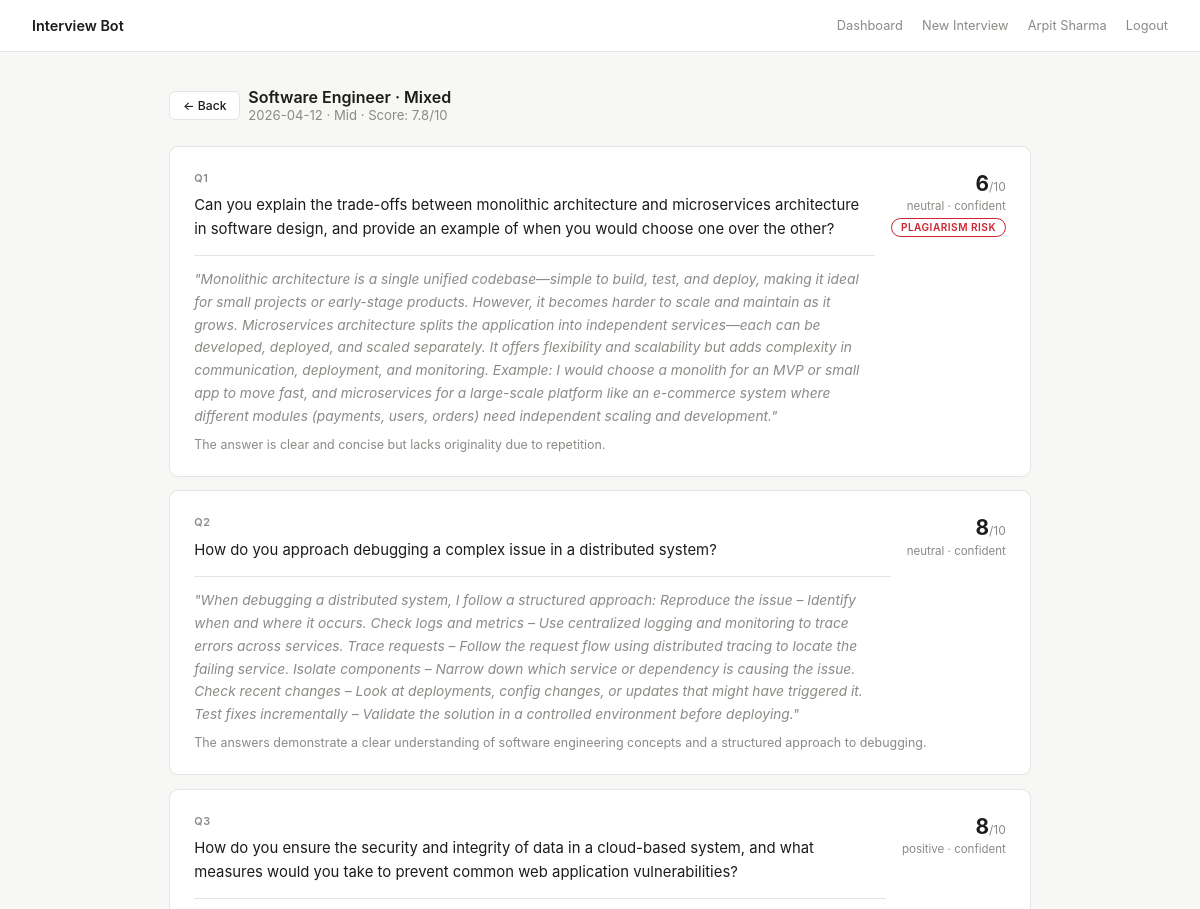
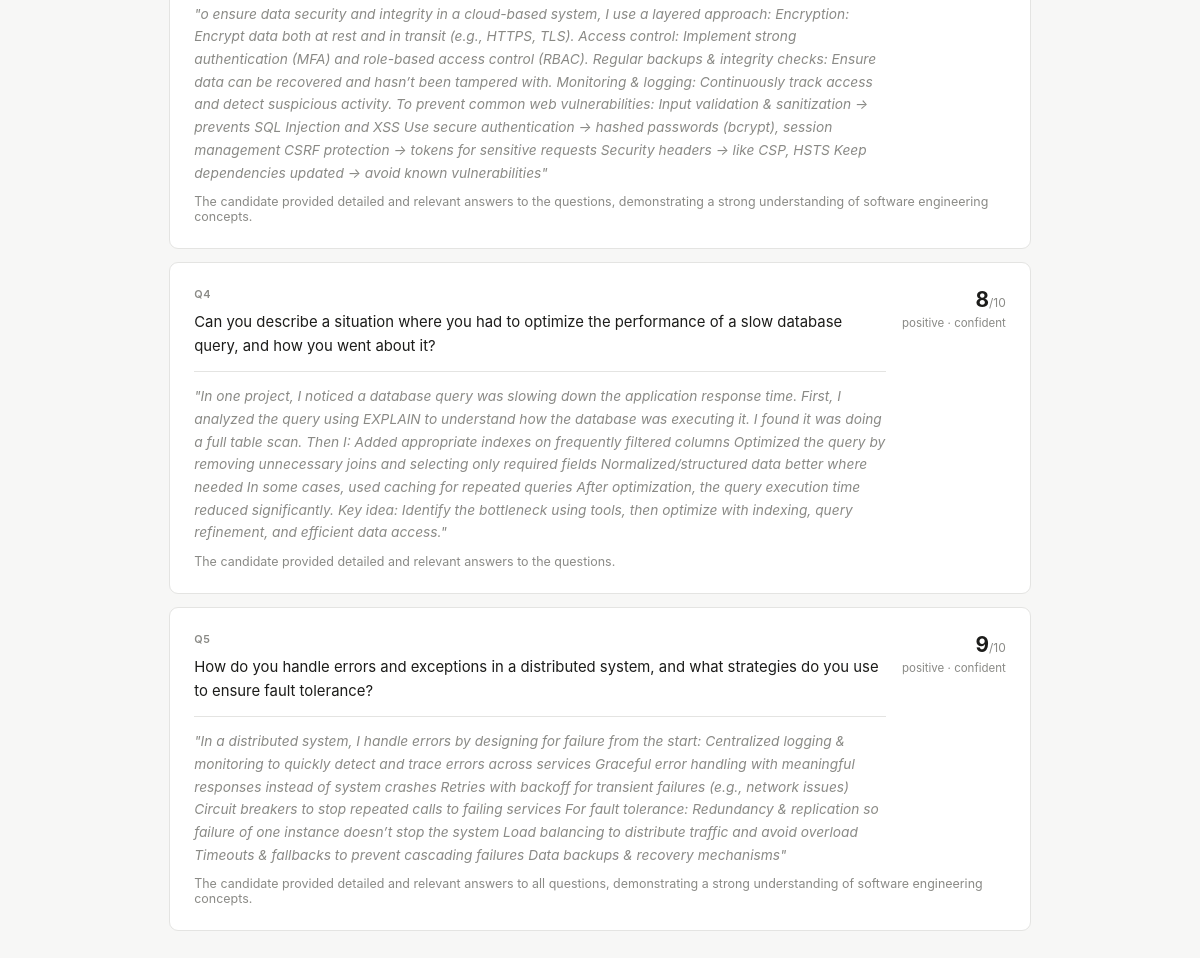
The app's page /interview_detail/1 (signed in) with its own data (2 pictures, top to bottom).
### tables this page shows
CREATE TABLE interviews (
        id          INTEGER PRIMARY KEY AUTOINCREMENT,
        user_id     INTEGER NOT NULL,
        job_role    TEXT,
        experience  TEXT,
        test_type   TEXT,
        avg_score   REAL,
        history     TEXT,
        created_at  TEXT DEFAULT (datetime('now')),
        FOREIGN KEY(user_id) REFERENCES users(id) ON DELETE CASCADE
    );

### app .py (the view)
@app.route("/interview_detail/<int:iid>")
@login_required
def interview_detail(iid):
    iv = db.get_interview_by_id(iid)
    if not iv or iv["user_id"] != session["user_id"]:
        return redirect(url_for("user_dashboard"))
    return render_template("interview_detail.html", iv=iv)

### app .py (called while the page is built)
def login_required(f):
    @wraps(f)
    def decorated(*args, **kwargs):
        if "user_id" not in session:
            return redirect(url_for("login"))
        return f(*args, **kwargs)
    return decorated

### database.py (called while the page is built)
def get_db():
    conn = sqlite3.connect(DB_PATH)
    conn.row_factory = sqlite3.Row
    conn.execute("PRAGMA journal_mode=WAL")
    return conn

def get_interview_by_id(iid: int):
    import json
    conn = get_db()
    row = conn.execute("SELECT * FROM interviews WHERE id=?", (iid,)).fetchone()
    conn.close()
    if not row:
        return None
    d = dict(row)
    d["history"] = json.loads(d["history"] or "[]")
    return d

### templates/interview_detail.html (shortened to what this page needs)
{% extends "base.html" %}
{% block content %}
<div class="row" style="margin-bottom:1.4rem;">
  <a href="{{ url_for('user_dashboard') }}" class="btn btn-sm">← Back</a>
  <div>
    <h2 style="font-size:1rem;font-weight:600;">{{ iv.job_role }} · {{ iv.test_type | capitalize }}</h2>
    <p class="muted">{{ iv.created_at[:10] }} · {{ iv.experience | capitalize }} · Score: {{ iv.avg_score }}/10</p>
  </div>
</div>
{% for h in iv.history %}
  {% if h.answer %}
  <div class="card">
    <div style="display:flex;justify-content:space-between;align-items:flex-start;gap:1rem;">
      <div style="flex:1;">
        <span class="lbl">Q{{ loop.index }}</span>
        <p style="font-size:.93rem;line-height:1.6;margin-bottom:.7rem;">{{ h.question }}</p>
        <hr class="divider"/>
        <p style="font-size:.86rem;line-height:1.65;color:var(--muted);font-style:italic;">"{{ h.answer }}"</p>
      </div>
      {% if h.analysis %}
      <div style="flex-shrink:0;text-align:right;">
        <div style="font-size:1.3rem;font-weight:700;">{{ h.analysis.quality_score }}<span style="font-size:.75rem;font-weight:400;color:var(--muted);">/10</span></div>
        <div class="muted" style="font-size:.72rem;margin-top:.2rem;">{{ h.analysis.sentiment }} · {{ h.analysis.emotion }}</div>
        {% if h.analysis.plagiarism_risk == 'high' %}
          <span class="pill pill-neg" style="margin-top:.3rem;display:inline-block;">plagiarism risk</span>
        {% endif %}
      </div>
      {% endif %}
    </div>
    {% if h.analysis and h.analysis.quality_reason %}
    <p class="muted" style="font-size:.78rem;margin-top:.6rem;">{{ h.analysis.quality_reason }}</p>
    {% endif %}
  </div>
  {% endif %}
{% endfor %}
{% endblock %}

### templates/base.html (style rules this page uses)
:root { --bg: #f7f7f6; --white: #ffffff; --border: #e4e4e2; --text: #1c1c1a; --muted: #8a8a86; --accent: #1c1c1a; --green: #1a7f37; --red: #cf222e; --amber: #9a6700; --r: 9px; }
*, *::before, *::after { box-sizing: border-box; margin: 0; padding: 0; }
body { font-family: -apple-system, BlinkMacSystemFont, "Segoe UI", sans-serif; background: var(--bg); color: var(--text); min-height: 100vh; }
a { color: inherit; text-decoration: none; }
.card { background: var(--white); border: 1px solid var(--border); border-radius: var(--r); padding: 1.5rem; margin-bottom: .85rem; }
.lbl { font-size: .68rem; font-weight: 600; letter-spacing: .07em; text-transform: uppercase; color: var(--muted); display: block; margin-bottom: .6rem; }
.btn { display: inline-flex; align-items: center; justify-content: center; gap: .35rem; padding: .6rem 1.3rem; border: 1px solid var(--border); border-radius: 6px; font-size: .84rem; font-family: inherit; font-weight: 500; cursor: pointer; background: var(--white); color: var(--text); transition: background .15s; white-space: nowrap; text-decoration: none; }
.btn-sm { padding: .38rem .8rem; font-size: .76rem; }
.pill { font-size: .63rem; font-weight: 600; letter-spacing: .05em; text-transform: uppercase; padding: .18rem .55rem; border-radius: 99px; border: 1px solid; }
.pill-neg { color: var(--red); border-color: var(--red); }
.divider { border: none; border-top: 1px solid var(--border); margin: .8rem 0; }
.row { display: flex; gap: .5rem; flex-wrap: wrap; align-items: center; }
.muted { color: var(--muted); font-size: .82rem; }

### records on screen
interviews: job_role "Software Engineer", test_type "Mixed", created_at "2026-04-12", experience "Mid", avg_score "7.8"

### other values on screen
{{ session.name }} "Arpit Sharma"
{{ h.question }} "Can you explain the trade-offs between monolithic architecture and microservices architecture in software design, and provide an example of when you would choose one over the other?" "How do you approach debugging a complex issue in a distributed system?" "How do you ensure the security and integrity of data in a cloud-based system, and what measures would you take to prevent common web application vulnerabilities?" "Can you describe a situation where you had to optimize the performance of a slow database query, and how you went about it?" "How do you handle errors and exceptions in a distributed system, and what strategies do you use to ensure fault tolerance?"
{{ h.analysis.quality_score }} "6" "8" "8" "8" "9"
{{ h.analysis.sentiment }} "neutral" "neutral" "positive" "positive" "positive"
{{ h.analysis.emotion }} "confident" "confident" "confident" "confident" "confident"
{{ h.analysis.quality_reason }} "The answer is clear and concise but lacks originality due to repetition." "The answers demonstrate a clear understanding of software engineering concepts and a structured approach to debugging." "The candidate provided detailed and relevant answers to the questions, demonstrating a strong understanding of software engineering concepts." "The candidate provided detailed and relevant answers to the questions." "The candidate provided detailed and relevant answers to all questions, demonstrating a strong understanding of software engineering concepts."
